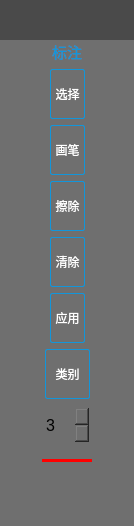
<?xml version="1.0" encoding="UTF-8"?>
<ui version="4.0">
 <class>btnDrogForm</class>
 <widget class="QWidget" name="btnDrogForm">
  <property name="geometry">
   <rect>
    <x>0</x>
    <y>0</y>
    <width>134</width>
    <height>526</height>
   </rect>
  </property>
  <property name="windowTitle">
   <string>btnDrogForm</string>
  </property>
  <property name="styleSheet">
   <string notr="true">
 border-left: 0px solid #00aa00;
 border-right: 0px solid #00aa00;
 border-top: 0px solid #00aa00;
 border-bottom: 0px solid #00aa00;
  background-color: rgb(111, 111, 111);
</string>
  </property>
  <layout class="QGridLayout" name="gridLayout_2">
   <property name="leftMargin">
    <number>0</number>
   </property>
   <property name="topMargin">
    <number>0</number>
   </property>
   <property name="rightMargin">
    <number>0</number>
   </property>
   <property name="bottomMargin">
    <number>0</number>
   </property>
   <property name="spacing">
    <number>0</number>
   </property>
   <item row="0" column="0">
    <widget class="QFrame" name="frame">
     <property name="styleSheet">
      <string notr="true">QFrame #frame{
 border-left: 0px solid #00aa00;
 border-right: 0px solid #00aa00;
 border-top: 0px solid #00aa00;
 border-bottom: 0px solid #00aa00;
 background-color: rgb(111, 111, 111);
}
</string>
     </property>
     <property name="frameShape">
      <enum>QFrame::StyledPanel</enum>
     </property>
     <property name="frameShadow">
      <enum>QFrame::Raised</enum>
     </property>
     <layout class="QGridLayout" name="gridLayout">
      <property name="leftMargin">
       <number>0</number>
      </property>
      <property name="topMargin">
       <number>0</number>
      </property>
      <property name="rightMargin">
       <number>0</number>
      </property>
      <property name="bottomMargin">
       <number>0</number>
      </property>
      <property name="spacing">
       <number>0</number>
      </property>
      <item row="1" column="0">
       <layout class="QVBoxLayout" name="verticalLayout">
        <item>
         <layout class="QHBoxLayout" name="horizontalLayout">
          <item>
           <spacer name="horizontalSpacer_2">
            <property name="orientation">
             <enum>Qt::Horizontal</enum>
            </property>
            <property name="sizeHint" stdset="0">
             <size>
              <width>40</width>
              <height>20</height>
             </size>
            </property>
           </spacer>
          </item>
          <item>
           <widget class="QLabel" name="label">
            <property name="minimumSize">
             <size>
              <width>50</width>
              <height>0</height>
             </size>
            </property>
            <property name="maximumSize">
             <size>
              <width>50</width>
              <height>16777215</height>
             </size>
            </property>
            <property name="font">
             <font>
              <pointsize>11</pointsize>
             </font>
            </property>
            <property name="toolTipDuration">
             <number>1</number>
            </property>
            <property name="styleSheet">
             <string notr="true">color:#1296db;</string>
            </property>
            <property name="text">
             <string>标注</string>
            </property>
            <property name="alignment">
             <set>Qt::AlignCenter</set>
            </property>
            <property name="indent">
             <number>-6</number>
            </property>
           </widget>
          </item>
          <item>
           <spacer name="horizontalSpacer_9">
            <property name="orientation">
             <enum>Qt::Horizontal</enum>
            </property>
            <property name="sizeHint" stdset="0">
             <size>
              <width>40</width>
              <height>20</height>
             </size>
            </property>
           </spacer>
          </item>
         </layout>
        </item>
        <item>
         <layout class="QHBoxLayout" name="horizontalLayout_2">
          <item>
           <spacer name="horizontalSpacer">
            <property name="orientation">
             <enum>Qt::Horizontal</enum>
            </property>
            <property name="sizeHint" stdset="0">
             <size>
              <width>40</width>
              <height>20</height>
             </size>
            </property>
           </spacer>
          </item>
          <item>
           <widget class="QToolButton" name="btnMouse">
            <property name="minimumSize">
             <size>
              <width>0</width>
              <height>50</height>
             </size>
            </property>
            <property name="mouseTracking">
             <bool>true</bool>
            </property>
            <property name="toolTip">
             <string>选择</string>
            </property>
            <property name="styleSheet">
             <string notr="true">QToolButton#btnMouse{
color: rgb(255, 255, 255);
border-radius:2px;
background:transparent;
border: 1px solid #1296db;
}
QToolButton#btnMouse:checked {  
    /* 改变背景色 */    
	background-color: rgb(0, 170, 255);
}
QToolButton#btnMouse:hover {
background-color: rgb(0, 170, 255);
}
QToolTip{
border: 0px solid black;
background-color:  rgb(74, 74, 74);
color:white
}</string>
            </property>
            <property name="text">
             <string>选择</string>
            </property>
            <property name="checkable">
             <bool>true</bool>
            </property>
            <property name="autoRaise">
             <bool>true</bool>
            </property>
           </widget>
          </item>
          <item>
           <spacer name="horizontalSpacer_10">
            <property name="orientation">
             <enum>Qt::Horizontal</enum>
            </property>
            <property name="sizeHint" stdset="0">
             <size>
              <width>40</width>
              <height>20</height>
             </size>
            </property>
           </spacer>
          </item>
         </layout>
        </item>
        <item>
         <layout class="QHBoxLayout" name="horizontalLayout_3">
          <item>
           <spacer name="horizontalSpacer_3">
            <property name="orientation">
             <enum>Qt::Horizontal</enum>
            </property>
            <property name="sizeHint" stdset="0">
             <size>
              <width>40</width>
              <height>20</height>
             </size>
            </property>
           </spacer>
          </item>
          <item>
           <widget class="QToolButton" name="btnDrawLine">
            <property name="minimumSize">
             <size>
              <width>0</width>
              <height>50</height>
             </size>
            </property>
            <property name="mouseTracking">
             <bool>true</bool>
            </property>
            <property name="toolTip">
             <string>画笔</string>
            </property>
            <property name="styleSheet">
             <string notr="true">QToolButton#btnDrawLine{
color: rgb(255, 255, 255);
border-radius:2px;
background:transparent;
border: 1px solid #1296db;
}
QToolButton#btnDrawLine:checked {  
    /* 改变背景色 */    
	background-color: rgb(0, 170, 255);
}
QToolButton#btnDrawLine:hover {
background-color: rgb(0, 170, 255);
}
QToolTip{
border: 0px solid black;
background-color:  rgb(74, 74, 74);
color:white
}</string>
            </property>
            <property name="text">
             <string>画笔</string>
            </property>
            <property name="checkable">
             <bool>true</bool>
            </property>
            <property name="autoRaise">
             <bool>true</bool>
            </property>
           </widget>
          </item>
          <item>
           <spacer name="horizontalSpacer_11">
            <property name="orientation">
             <enum>Qt::Horizontal</enum>
            </property>
            <property name="sizeHint" stdset="0">
             <size>
              <width>40</width>
              <height>20</height>
             </size>
            </property>
           </spacer>
          </item>
         </layout>
        </item>
        <item>
         <layout class="QHBoxLayout" name="horizontalLayout_4">
          <item>
           <spacer name="horizontalSpacer_4">
            <property name="orientation">
             <enum>Qt::Horizontal</enum>
            </property>
            <property name="sizeHint" stdset="0">
             <size>
              <width>40</width>
              <height>20</height>
             </size>
            </property>
           </spacer>
          </item>
          <item>
           <widget class="QToolButton" name="btnEras">
            <property name="minimumSize">
             <size>
              <width>0</width>
              <height>50</height>
             </size>
            </property>
            <property name="toolTip">
             <string>擦除</string>
            </property>
            <property name="styleSheet">
             <string notr="true">QToolButton#btnEras{
color: rgb(255, 255, 255);
border-radius:2px;
background:transparent;
border: 1px solid #1296db;
}
QToolButton#btnEras:checked {  
    /* 改变背景色 */    
	background-color: rgb(0, 170, 255);
}
QToolButton#btnEras:hover {
background-color: rgb(0, 170, 255);
}
QToolTip{
border: 0px solid black;
background-color:  rgb(74, 74, 74);
color:white
}</string>
            </property>
            <property name="text">
             <string>擦除</string>
            </property>
            <property name="checkable">
             <bool>true</bool>
            </property>
            <property name="checked">
             <bool>false</bool>
            </property>
            <property name="autoRaise">
             <bool>true</bool>
            </property>
           </widget>
          </item>
          <item>
           <spacer name="horizontalSpacer_12">
            <property name="orientation">
             <enum>Qt::Horizontal</enum>
            </property>
            <property name="sizeHint" stdset="0">
             <size>
              <width>40</width>
              <height>20</height>
             </size>
            </property>
           </spacer>
          </item>
         </layout>
        </item>
        <item>
         <layout class="QHBoxLayout" name="horizontalLayout_5">
          <item>
           <spacer name="horizontalSpacer_5">
            <property name="orientation">
             <enum>Qt::Horizontal</enum>
            </property>
            <property name="sizeHint" stdset="0">
             <size>
              <width>40</width>
              <height>20</height>
             </size>
            </property>
           </spacer>
          </item>
          <item>
           <widget class="QToolButton" name="btnClear">
            <property name="minimumSize">
             <size>
              <width>0</width>
              <height>50</height>
             </size>
            </property>
            <property name="toolTip">
             <string>清除</string>
            </property>
            <property name="styleSheet">
             <string notr="true">QToolButton#btnClear{
color: rgb(255, 255, 255);
border-radius:2px;
background:transparent;
border: 1px solid #1296db;
}
QToolButton#btnClear:checked {  
    /* 改变背景色 */    
	background-color: rgb(0, 170, 255);
}
QToolButton#btnClear:hover {
background-color: rgb(0, 170, 255);
}
QToolTip{
border: 0px solid black;
background-color:  rgb(74, 74, 74);
color:white
}</string>
            </property>
            <property name="text">
             <string>清除</string>
            </property>
            <property name="checkable">
             <bool>false</bool>
            </property>
            <property name="checked">
             <bool>false</bool>
            </property>
            <property name="autoRaise">
             <bool>true</bool>
            </property>
           </widget>
          </item>
          <item>
           <spacer name="horizontalSpacer_13">
            <property name="orientation">
             <enum>Qt::Horizontal</enum>
            </property>
            <property name="sizeHint" stdset="0">
             <size>
              <width>40</width>
              <height>20</height>
             </size>
            </property>
           </spacer>
          </item>
         </layout>
        </item>
        <item>
         <layout class="QHBoxLayout" name="horizontalLayout_6">
          <item>
           <spacer name="horizontalSpacer_6">
            <property name="orientation">
             <enum>Qt::Horizontal</enum>
            </property>
            <property name="sizeHint" stdset="0">
             <size>
              <width>40</width>
              <height>20</height>
             </size>
            </property>
           </spacer>
          </item>
          <item>
           <widget class="QToolButton" name="btnApply">
            <property name="minimumSize">
             <size>
              <width>0</width>
              <height>50</height>
             </size>
            </property>
            <property name="maximumSize">
             <size>
              <width>16777215</width>
              <height>50</height>
             </size>
            </property>
            <property name="toolTip">
             <string>应用</string>
            </property>
            <property name="styleSheet">
             <string notr="true">QToolButton#btnApply{
color: rgb(255, 255, 255);
border-radius:2px;
background:transparent;
border: 1px solid #1296db;
}
QToolButton#btnApply:checked {  
    /* 改变背景色 */    
	background-color: rgb(0, 170, 255);
}
QToolButton#btnApply:hover {
background-color: rgb(0, 170, 255);
}
QToolTip{
border: 0px solid black;
background-color:  rgb(74, 74, 74);
color:white
}</string>
            </property>
            <property name="text">
             <string>应用</string>
            </property>
            <property name="checkable">
             <bool>false</bool>
            </property>
            <property name="checked">
             <bool>false</bool>
            </property>
            <property name="autoRaise">
             <bool>true</bool>
            </property>
           </widget>
          </item>
          <item>
           <spacer name="horizontalSpacer_14">
            <property name="orientation">
             <enum>Qt::Horizontal</enum>
            </property>
            <property name="sizeHint" stdset="0">
             <size>
              <width>40</width>
              <height>20</height>
             </size>
            </property>
           </spacer>
          </item>
         </layout>
        </item>
        <item>
         <layout class="QHBoxLayout" name="horizontalLayout_menubar">
          <property name="bottomMargin">
           <number>0</number>
          </property>
          <item>
           <spacer name="horizontalSpacer_19">
            <property name="orientation">
             <enum>Qt::Horizontal</enum>
            </property>
            <property name="sizeHint" stdset="0">
             <size>
              <width>40</width>
              <height>20</height>
             </size>
            </property>
           </spacer>
          </item>
          <item>
           <widget class="QToolButton" name="toolButton_menu">
            <property name="minimumSize">
             <size>
              <width>45</width>
              <height>50</height>
             </size>
            </property>
            <property name="maximumSize">
             <size>
              <width>45</width>
              <height>50</height>
             </size>
            </property>
            <property name="toolTip">
             <string>多类别</string>
            </property>
            <property name="styleSheet">
             <string notr="true">QToolButton#toolButton_menu{
color: rgb(255, 255, 255);
border-radius:2px;
background:transparent;
border: 1px solid #1296db;
}
QToolButton#toolButton_menu:checked {  
    /* 改变背景色 */    
	background-color: rgb(0, 170, 255);
}
QToolButton#toolButton_menu:hover {
background-color: rgb(0, 170, 255);
}
QToolTip{
border: 0px solid black;
background-color:  rgb(74, 74, 74);
color:white
}
QToolButton#toolButton_menu:menu-indicator{
image:none
}</string>
            </property>
            <property name="text">
             <string>类别</string>
            </property>
           </widget>
          </item>
          <item>
           <spacer name="horizontalSpacer_20">
            <property name="orientation">
             <enum>Qt::Horizontal</enum>
            </property>
            <property name="sizeHint" stdset="0">
             <size>
              <width>40</width>
              <height>20</height>
             </size>
            </property>
           </spacer>
          </item>
         </layout>
        </item>
        <item>
         <layout class="QHBoxLayout" name="horizontalLayout_7">
          <item>
           <spacer name="horizontalSpacer_7">
            <property name="orientation">
             <enum>Qt::Horizontal</enum>
            </property>
            <property name="sizeHint" stdset="0">
             <size>
              <width>40</width>
              <height>20</height>
             </size>
            </property>
           </spacer>
          </item>
          <item>
           <widget class="QSpinBox" name="spinBox">
            <property name="minimumSize">
             <size>
              <width>46</width>
              <height>40</height>
             </size>
            </property>
            <property name="maximumSize">
             <size>
              <width>46</width>
              <height>40</height>
             </size>
            </property>
            <property name="font">
             <font>
              <pointsize>12</pointsize>
             </font>
            </property>
            <property name="toolTip">
             <string/>
            </property>
            <property name="styleSheet">
             <string notr="true">color: rgb(0, 0, 0);
background-color: rgb(111, 111, 111);
border-radius:2px;
border: 1px solid #1296db;
background:transparent;
QSpinBox::up-button
{
	width:0px;
}</string>
            </property>
            <property name="buttonSymbols">
             <enum>QAbstractSpinBox::UpDownArrows</enum>
            </property>
            <property name="maximum">
             <number>100</number>
            </property>
            <property name="value">
             <number>3</number>
            </property>
           </widget>
          </item>
          <item>
           <spacer name="horizontalSpacer_15">
            <property name="orientation">
             <enum>Qt::Horizontal</enum>
            </property>
            <property name="sizeHint" stdset="0">
             <size>
              <width>40</width>
              <height>20</height>
             </size>
            </property>
           </spacer>
          </item>
         </layout>
        </item>
        <item>
         <layout class="QHBoxLayout" name="horizontalLayout_8">
          <item>
           <spacer name="horizontalSpacer_8">
            <property name="orientation">
             <enum>Qt::Horizontal</enum>
            </property>
            <property name="sizeHint" stdset="0">
             <size>
              <width>40</width>
              <height>20</height>
             </size>
            </property>
           </spacer>
          </item>
          <item>
           <widget class="Line" name="line">
            <property name="minimumSize">
             <size>
              <width>50</width>
              <height>0</height>
             </size>
            </property>
            <property name="maximumSize">
             <size>
              <width>50</width>
              <height>16777215</height>
             </size>
            </property>
            <property name="styleSheet">
             <string notr="true">background-color: rgb(255, 0, 0);</string>
            </property>
            <property name="orientation">
             <enum>Qt::Horizontal</enum>
            </property>
           </widget>
          </item>
          <item>
           <spacer name="horizontalSpacer_16">
            <property name="orientation">
             <enum>Qt::Horizontal</enum>
            </property>
            <property name="sizeHint" stdset="0">
             <size>
              <width>40</width>
              <height>20</height>
             </size>
            </property>
           </spacer>
          </item>
         </layout>
        </item>
       </layout>
      </item>
      <item row="2" column="0">
       <spacer name="verticalSpacer">
        <property name="orientation">
         <enum>Qt::Vertical</enum>
        </property>
        <property name="sizeHint" stdset="0">
         <size>
          <width>20</width>
          <height>40</height>
         </size>
        </property>
       </spacer>
      </item>
      <item row="0" column="0">
       <widget class="QFrame" name="frame_2">
        <property name="minimumSize">
         <size>
          <width>0</width>
          <height>40</height>
         </size>
        </property>
        <property name="styleSheet">
         <string notr="true">background-color: rgb(74, 74, 74);</string>
        </property>
        <property name="frameShape">
         <enum>QFrame::StyledPanel</enum>
        </property>
        <property name="frameShadow">
         <enum>QFrame::Raised</enum>
        </property>
        <layout class="QGridLayout" name="gridLayout_3">
         <property name="leftMargin">
          <number>0</number>
         </property>
         <property name="topMargin">
          <number>0</number>
         </property>
         <property name="rightMargin">
          <number>0</number>
         </property>
         <property name="bottomMargin">
          <number>0</number>
         </property>
         <item row="0" column="0">
          <layout class="QHBoxLayout" name="horizontalLayout_9">
           <property name="spacing">
            <number>7</number>
           </property>
           <item>
            <spacer name="horizontalSpacer_17">
             <property name="orientation">
              <enum>Qt::Horizontal</enum>
             </property>
             <property name="sizeHint" stdset="0">
              <size>
               <width>40</width>
               <height>20</height>
              </size>
             </property>
            </spacer>
           </item>
           <item>
            <widget class="QToolButton" name="toolButton_close">
             <property name="minimumSize">
              <size>
               <width>30</width>
               <height>30</height>
              </size>
             </property>
             <property name="maximumSize">
              <size>
               <width>30</width>
               <height>30</height>
              </size>
             </property>
             <property name="styleSheet">
              <string notr="true">border-radius:2px;</string>
             </property>
             <property name="text">
              <string/>
             </property>
             <property name="autoRaise">
              <bool>true</bool>
             </property>
            </widget>
           </item>
           <item>
            <widget class="QToolButton" name="toolButton_min">
             <property name="minimumSize">
              <size>
               <width>30</width>
               <height>30</height>
              </size>
             </property>
             <property name="maximumSize">
              <size>
               <width>30</width>
               <height>30</height>
              </size>
             </property>
             <property name="styleSheet">
              <string notr="true">border-radius:2px;</string>
             </property>
             <property name="text">
              <string/>
             </property>
             <property name="autoRaise">
              <bool>true</bool>
             </property>
            </widget>
           </item>
           <item>
            <spacer name="horizontalSpacer_18">
             <property name="orientation">
              <enum>Qt::Horizontal</enum>
             </property>
             <property name="sizeHint" stdset="0">
              <size>
               <width>40</width>
               <height>20</height>
              </size>
             </property>
            </spacer>
           </item>
          </layout>
         </item>
        </layout>
       </widget>
      </item>
     </layout>
    </widget>
   </item>
  </layout>
 </widget>
 <layoutdefault spacing="6" margin="11"/>
 <resources/>
 <connections/>
</ui>
